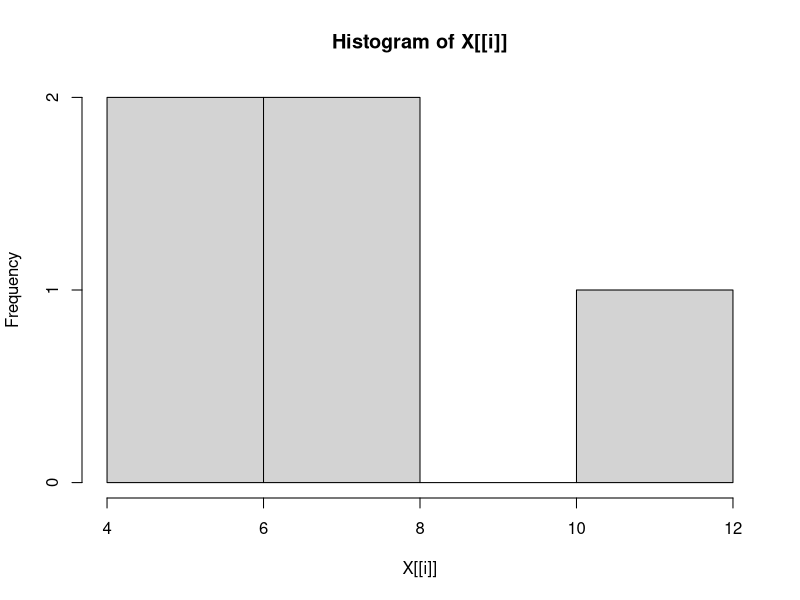
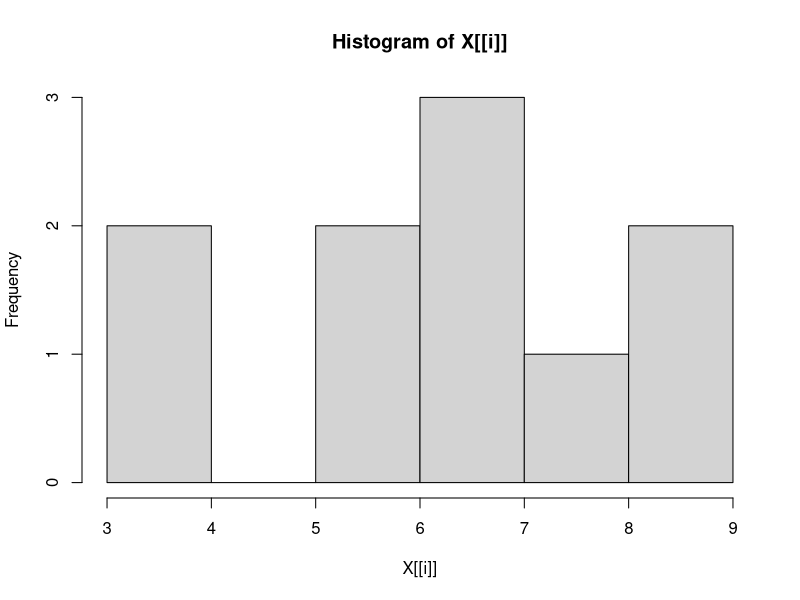
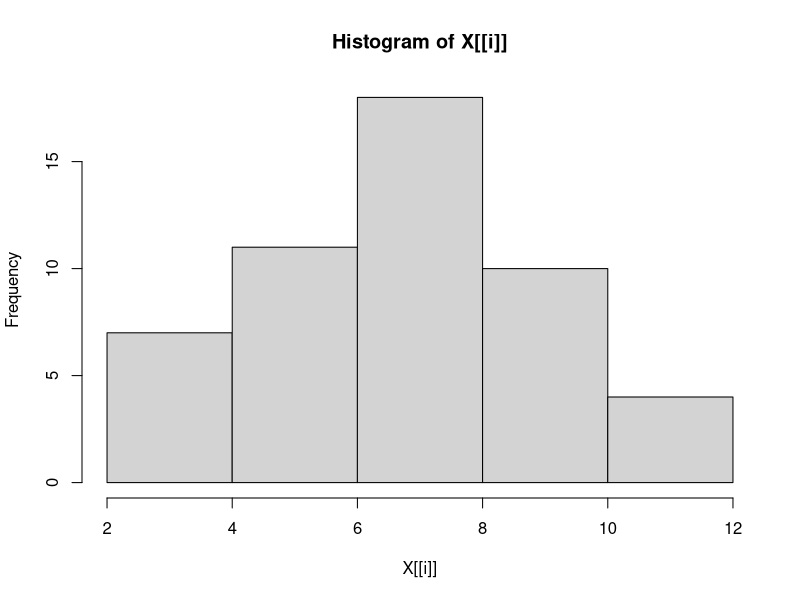
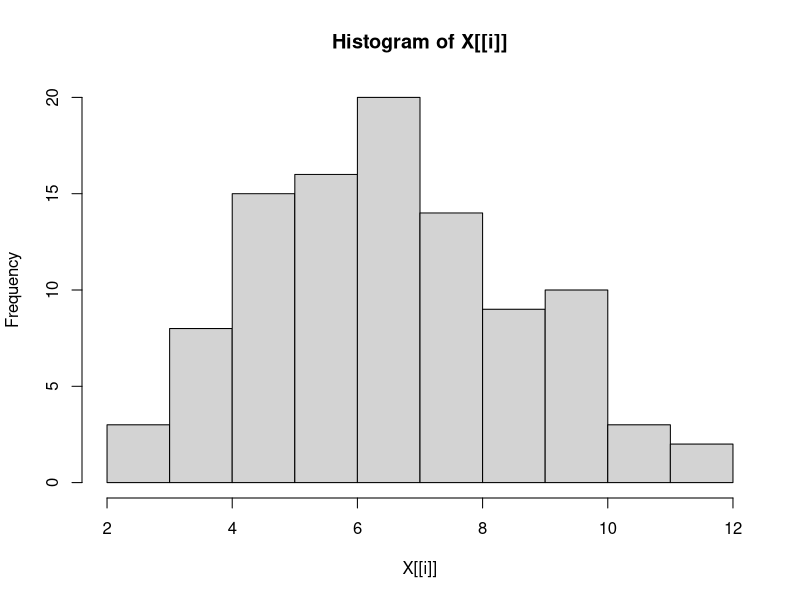
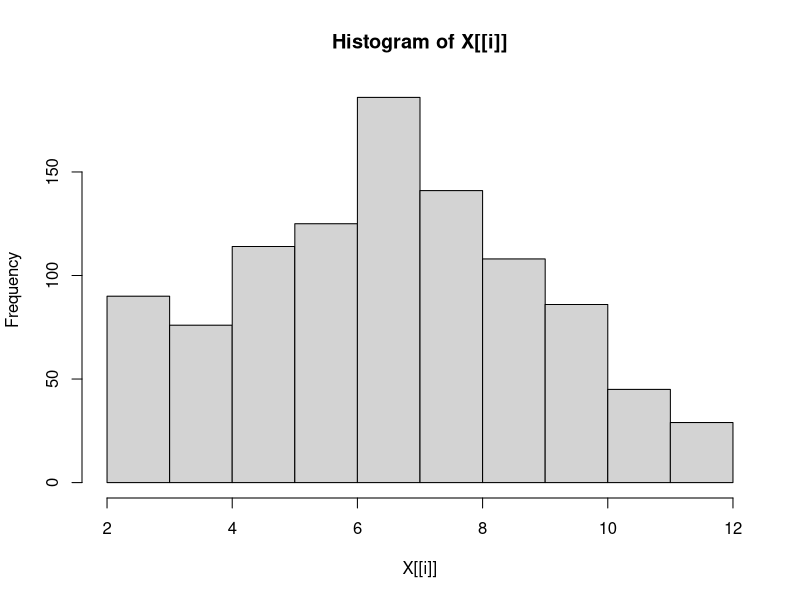
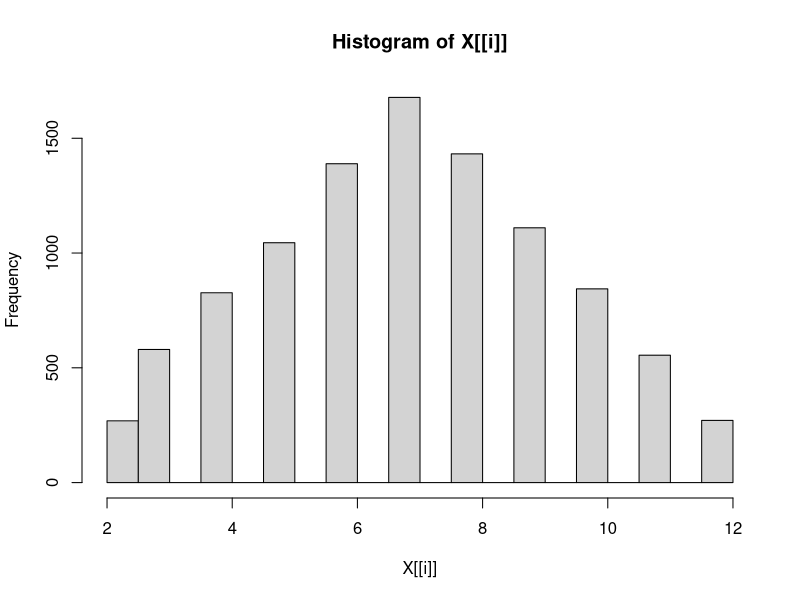

These charts were generated, in order, by the following R code: (Note: this script raises an error after producing the figures.)
library(tidyverse)

dice_roller <- function(n) {
  dice <- expand.grid(1:6, 1:6) %>% # all combinations of two dice
    transmute(total = Var1 + Var2) # total eyes of dice
  sample(dice$total, size = n, replace = T) # sampling n eye outcomes with replacement
}

lapply(lapply(c(5, 10, 50, 100, 1000, 10000), dice_roller), hist) # visualizing different n's 


# Andet forsøg ----

# Jeg troede at det antallet af kast, men det var antallet af terninger der er n.
# Så jeg har lige skrevet noget nyt kode, der kan simulerer forskellige antal terninger istedet.

dice_n <- list(1:6, 1:6, 1:6, 1:6, 1:6, 1:6, 1:6, 1:6, 1:6, 1:6) # list of 10 dice

dices <- vector(mode = "list", length = length(dice_n)) # creating empty list

for (i in 1:length(dice_n)) {
  dice <- expand.grid(dice_n[1:i])
  dice$total <- rowSums(dice)
  dices[i] <- dice['total']
} # rolling different amount of dices and finding rowSums

dice_counts <- lapply(lapply(dices, as.data.frame), count, `X[[i]]`) # counting frequency of outcomes

names(dice_counts) <- c("1 die", "2 dice", "3 dice", "4 dice", "5 dice", "6 dice", "7 dice", "8 dice", "9 dice", "10 dice") # naming counts

i = 0
lapply(dice_counts, function(x) {
  i <<- i + 1
  plot(x, main = names(dice_counts)[i])}) # plotting counts



